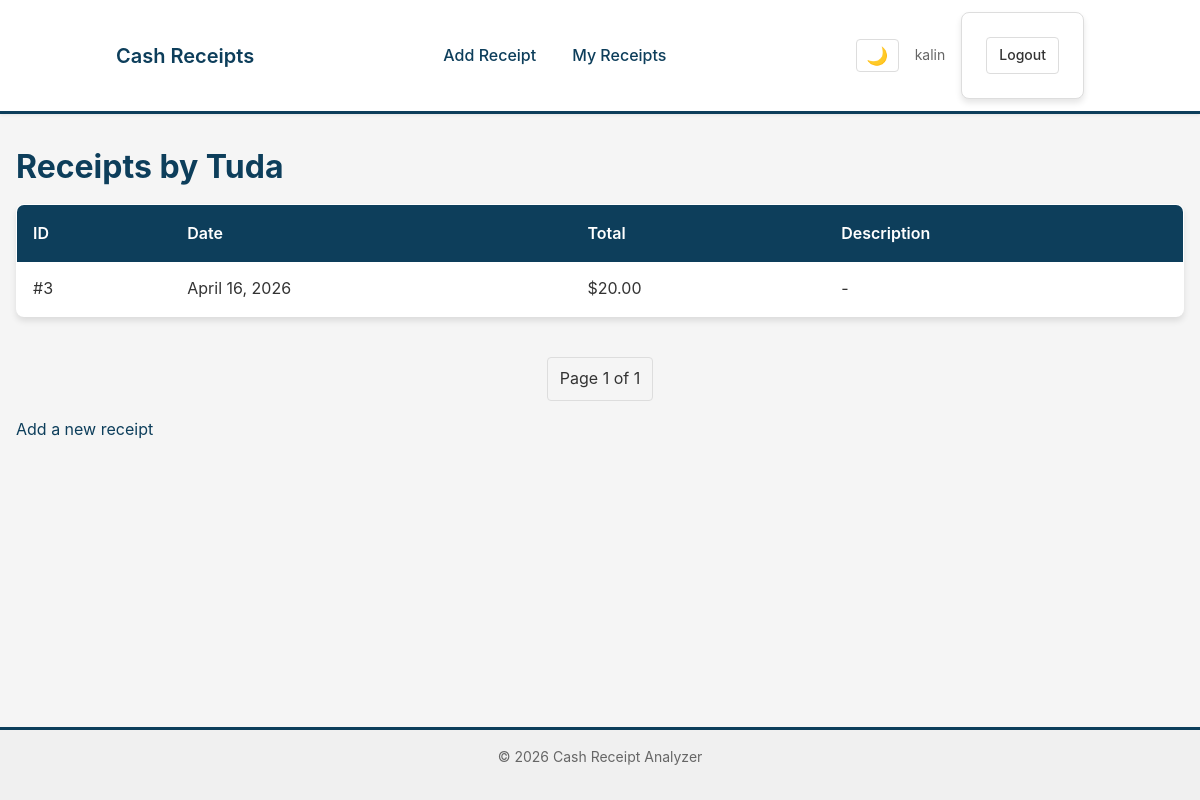
Screenshot of /users/Tuda/ (signed in) with the database file from the repository.
### cash_receipts/models.py (models this page shows, shortened)
class Receipt(models.Model):
    owner = models.ForeignKey(User, on_delete=models.CASCADE, related_name='receipts')
    total_sum = models.DecimalField(max_digits=10, decimal_places=2)
    date = models.DateField(auto_now_add=True)
    description = models.TextField(blank=True)
    created_at = models.DateTimeField(auto_now_add=True)
    updated_at = models.DateTimeField(auto_now=True)
    class Meta:
        ordering = ['-created_at']

### cash_receipts/views.py (the view)
# urls.py: path('users/<str:username>/', views.user_profile, name='user_profile'),
def user_profile(request, username):
    user = get_object_or_404(User, username=username)
    receipts = user.receipts.all()
    paginator = Paginator(receipts, 20)
    page_number = request.GET.get('page')
    page_obj = paginator.get_page(page_number)
    return render(request, 'cash_receipts/user.html', {
        'profile_user': user,
        'page_obj': page_obj,
    })

### templates/cash_receipts/user.html (shortened to what this page needs)
{% extends 'base.html' %}
{% block content %}
<h1>Receipts by {{ profile_user.username }}</h1>
{% if page_obj %}
    <table>
        <thead>
            <tr>
                <th>ID</th>
                <th>Date</th>
                <th>Total</th>
                <th>Description</th>
            </tr>
        </thead>
        <tbody>
            {% for receipt in page_obj %}
            <tr>
                <td>#{{ receipt.id }}</td>
                <td>{{ receipt.date }}</td>
                <td>${{ receipt.total_sum }}</td>
                <td>{{ receipt.description|default:"-" }}</td>
            </tr>
            {% endfor %}
        </tbody>
    </table>
    <div class="pagination">
        <span>Page {{ page_obj.number }} of {{ page_obj.paginator.num_pages }}</span>
    </div>
{% else %}
    <p>No receipts yet.</p>
{% endif %}
<p><a href="{% url 'add_receipt' %}">Add a new receipt</a></p>
{% endblock %}

### templates/base.html (shortened to what this page needs)
{% load static %}
<!DOCTYPE html>
<html lang="en">
<head>
    <link rel="stylesheet" href="{% static 'css/normalize.css' %}">
    <link rel="stylesheet" href="{% static 'css/main.css' %}">
    <link rel="stylesheet" href="https://code.jquery.com/ui/1.13.2/themes/base/jquery-ui.css">
</head>
<body>
    <header>
        <nav>
            <div class="nav-left">
                <a href="{% url 'index' %}" class="nav-logo">Cash Receipts</a>
            </div>
            <div class="nav-center">
                {% if user.is_authenticated %}
                    <a href="{% url 'add_receipt' %}">Add Receipt</a>
                    <a href="{% url 'user_profile' user.username %}">My Receipts</a>
                {% endif %}
            </div>
            <div class="nav-right">
                {% if user.is_authenticated %}
                    <span class="nav-username">{{ user.username }}</span>
                    <form action="{% url 'logout' %}" method="post" class="nav-auth">
                        <button type="submit" class="nav-logout-btn">Logout</button>
                    </form>
                {% else %}
                    <a href="{% url 'login' %}">Login</a>
                    <a href="{% url 'signup' %}">Sign Up</a>
                {% endif %}
            </div>
        </nav>
    </header>
    <main>
        {% block content %}{% endblock %}
    </main>
    <footer>
        <p>&copy; 2026 Cash Receipt Analyzer</p>
    </footer>
</body>
</html>

### static/css/main.css (style rules this page uses)
:root { --color-bg: #f5f5f5; --color-bg-secondary: #ffffff; --color-text: #333333; --color-text-muted: #666666; --color-border: #dddddd; --color-primary: #0D3E5B; --color-primary-hover: #0a3147; --color-secondary: #326786; --color-accent: #8F540D; --color-accent-light: #D39447; --color-success: #2e7d32; --color-error: #c62828; --color-warning: #f57c00; --color-nav-bg: #ffffff; --color-nav-border: #e0e0e0; --color-footer-bg: #f0f0f0; --shadow-sm: 0 1px 3px rgba(0,0,0,0.08); --shadow-md: 0 4px 6px rgba(0,0,0,0.1); --shadow-lg: 0 10px 20px rgba(0,0,0,0.15); --radius-sm: 4px; --radius-md: 8px; --radius-lg: 12px; --transition-fast: 0.15s ease; --transition-normal: 0.25s ease; }
*, *::before, *::after { box-sizing: border-box; }
html { font-size: 16px; scroll-behavior: smooth; }
body { font-family: -apple-system, BlinkMacSystemFont, "Segoe UI", Roboto, "Helvetica Neue", Arial, sans-serif; background-color: var(--color-bg); color: var(--color-text); line-height: 1.6; margin: 0; padding: 0; min-height: 100vh; display: flex; flex-direction: column; transition: background-color var(--transition-normal), color var(--transition-normal); }
a { color: var(--color-primary); text-decoration: none; transition: color var(--transition-fast); }
h1, h2, h3, h4, h5, h6 { color: var(--color-primary); margin-top: 0; line-height: 1.3; }
h1 { font-size: 2rem; margin-bottom: 1rem; }
p { margin: 0 0 1rem; }
header { background-color: var(--color-nav-bg); border-bottom: 3px solid var(--color-primary); box-shadow: var(--shadow-sm); position: sticky; top: 0; z-index: 100; }
main { flex: 1; padding: 2rem 1rem; width: 100%; }
footer { background-color: var(--color-footer-bg); border-top: 3px solid var(--color-primary); padding: 1rem; text-align: center; color: var(--color-text-muted); font-size: 0.875rem; }
nav { max-width: 1000px; margin: 0 auto; padding: 0.75rem 1rem; display: flex; align-items: center; justify-content: space-between; gap: 1rem; }
.nav-left, .nav-center, .nav-right { display: flex; align-items: center; gap: 0.75rem; }
.nav-left { flex: 0 0 auto; }
.nav-center { flex: 1; justify-content: center; }
.nav-right { flex: 0 0 auto; justify-content: flex-end; }
.nav-logo { font-size: 1.25rem; font-weight: 600; color: var(--color-primary); padding: 0.25rem 0; }
nav a { padding: 0.5rem 0.75rem; border-radius: var(--radius-sm); font-weight: 500; text-decoration: none; }
.nav-auth { display: flex; align-items: center; gap: 0.5rem; }
.nav-username { color: var(--color-text-muted); font-size: 0.875rem; padding: 0.5rem 0.25rem; }
.nav-logout-btn { background: none; border: 1px solid var(--color-border); border-radius: var(--radius-sm); padding: 0.4rem 0.75rem; cursor: pointer; font-size: 0.875rem; color: var(--color-text); transition: all var(--transition-fast); }
form { background-color: var(--color-bg-secondary); padding: 1.5rem; border-radius: var(--radius-md); box-shadow: var(--shadow-md); border: 1px solid var(--color-border); }
button, input[type="submit"], .btn { display: inline-block; padding: 0.75rem 1.5rem; background-color: var(--color-primary); color: #fff; border: none; border-radius: var(--radius-sm); font-size: 1rem; font-weight: 500; cursor: pointer; transition: all var(--transition-fast); text-decoration: none; }
table { width: 100%; border-collapse: collapse; background-color: var(--color-bg-secondary); border-radius: var(--radius-md); overflow: hidden; box-shadow: var(--shadow-md); border: 1px solid var(--color-border); }
thead { background-color: var(--color-primary); color: #fff; }
thead th { padding: 1rem; text-align: left; font-weight: 600; }
tbody tr { border-bottom: 1px solid var(--color-border); transition: background-color var(--transition-fast); }
tbody tr:last-child { border-bottom: none; }
tbody td { padding: 0.875rem 1rem; }
.pagination { display: flex; justify-content: center; align-items: center; gap: 0.5rem; margin-top: 1.5rem; padding: 1rem 0; }
.pagination a, .pagination span { padding: 0.5rem 0.75rem; border: 1px solid var(--color-border); border-radius: var(--radius-sm); text-decoration: none; color: var(--color-text); transition: all var(--transition-fast); }

### rows the page displays
Receipt: id "3", date "April 16, 2026", total_sum "20.00", description "-"

### other values shown
{{ user.username }} "kalin"
{{ profile_user.username }} "Tuda"
{{ page_obj.number }} "1"
{{ page_obj.paginator.num_pages }} "1"
